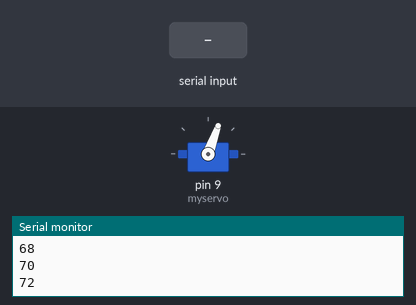
Bench run of a sketch on a simulated Arduino Uno, built with avr-gcc and run on an emulated ATmega328P. On the bench: servo, the last lines printed to the serial monitor. Inputs (shaded band) come from the test bench.

Above: at 0.4 s.
At 1.0 s:
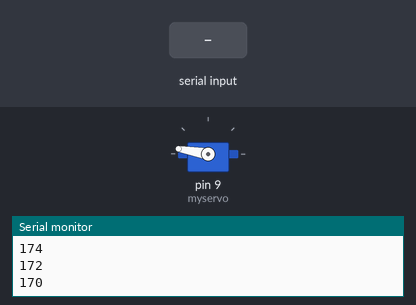
At 3.0 s:
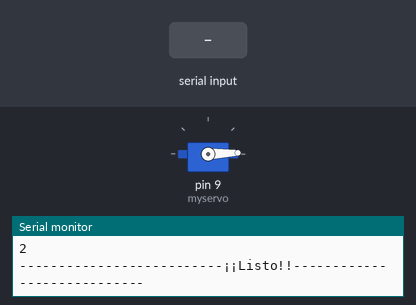
3.1 s: "hora 3;\n" received over Serial
Timing chart, 0 to 6.1 s (numbered marks = the images above; inputs shaded):
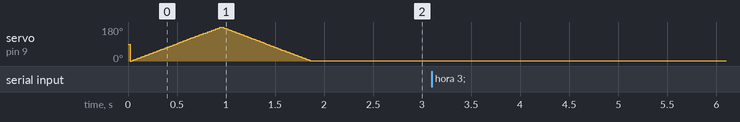

The sketch:

Servo.ino
```cpp
// Una vuela de loop son ANCHO_INTERVALO segundos
#define MULTIPLICADOR_ANCHO_INTERVALO 5 //Multiplica el ancho del intervalo para mejorar el ahorro de energia
#define ANCHO_INTERVALO            1200 //Ancho en milisegundos de la rodaja de tiempo
#define FRECUENCIA_ORDENES            2 //cada cuantas vueltas de loop atiende las ordenes via serie

#define MAX_VUELTAS  UINT16_MAX// 32767

//Includes generales
#include <TimeLib.h>  // download from: http://www.arduino.cc/playground/Code/Time
#include <Servo.h>

/*-----------------Variables comunes---------------*/
time_t anchoLoop= ANCHO_INTERVALO;//inicialmente desactivado el ahorro de energia
int debugGlobal=0; //por defecto desabilitado
uint16_t vuelta = MAX_VUELTAS-100;//0; //vueltas de loop

Servo myservo;  // crea el objeto servo

void setup()
  {
  Serial.begin(115200);
  anchoLoop=ANCHO_INTERVALO;

  //Ordenes serie
  Serial.println("Init Ordenes ----------------------------------------------------------------------");
  inicializaOrden();//Inicializa los buffers de recepcion de ordenes desde PC

  //Servo
  Serial.println("Init Servo ------------------------------------------------------------------------");
  myservo.attach(9);  // vincula el servo al pin digital 9

  for(int i=0;i<180;i+=2)
    {
    Serial.println(i);
    myservo.write(i);
    delay(10);
    }

  for(int i=180;i>0;i-=2)
    {
    myservo.write(i);
    Serial.println(i);
    delay(10);
    }

  Serial.println("--------------------------¡¡Listo!!----------------------------");
/*
  myservo.write(0);
  delay(200);
  myservo.write(180);
  delay(200);
  myservo.write(90);
  */
}


void  loop()
  {
  while(HayOrdenes(debugGlobal)) EjecutaOrdenes(debugGlobal); //Lee ordenes via serie
  }

void  loop_old()
  {
  //referencia horaria de entrada en el bucle
  time_t EntradaBucle=millis();//Hora de entrada en la rodaja de tiempo

  //------------- EJECUCION DE TAREAS --------------------------------------
  //Acciones a realizar en el bucle
  if ((vuelta % FRECUENCIA_ORDENES)==0) while(HayOrdenes(debugGlobal)) EjecutaOrdenes(debugGlobal); //Lee ordenes via serie
  //------------- FIN EJECUCION DE TAREAS ---------------------------------

  //sumo una vuelta de loop, si desborda inicializo vueltas a cero
  vuelta++;//sumo una vuelta de loop

  //Espero hasta el final de la rodaja de tiempo
  while(millis()<EntradaBucle+anchoLoop)//ANCHO_INTERVALO)
    {
    if(millis()<EntradaBucle) break; //cada 49 dias el contador de millis desborda
    //delayMicroseconds(1000);
    delay(1);
    }
  }
```

ordenes.ino
```cpp
/*
 * ordenes.ino
 *
 * Comandos para la actualizacion de la hora del reloj
 *
 * Permite la puesta en hora del reloj a traves de comandos enviados por el puesto
 * serie desde el PC.
 *
 * Para actualizar la hora <comado> <valor>; Ejemplo: "hora 3;"
 * Se pueden anidar: "hora 2;minuto 33;"
 *
 */

#define LONG_COMANDO 40
#define LONG_PARAMETRO 30
#define LONG_ORDEN 22 //Comando (espacio) Parametros (fin de cadena)
#define MAX_COMANDOS   35

#include <Time.h>

char ordenRecibida[LONG_ORDEN]="";
int lonOrden=0;

typedef struct
  {
  String comando;
  String descripcion;
  void (*p_func_comando) (int, char*, float)=NULL;
  }tipo_comando;
tipo_comando comandos[MAX_COMANDOS];

int HayOrdenes(int debug)
  {
  char inChar=0;

  while (Serial.available())
    {
    inChar=(char)Serial.read();
    switch (inChar)
      {
      case ';':
        //Recibido final de orden
        //if (debug) Serial.printf("Orden recibida: %s\n",ordenRecibida);
        return(1);
        break;
      default:
        //Nuevo caracter recibido. Añado y sigo esperando
        ordenRecibida[lonOrden++]=inChar;
        ordenRecibida[lonOrden]=0;
        break;
      }
    }
  return(0); //No ha llegado el final de orden
  }

int EjecutaOrdenes(int debug){
  String comando="";
  String parametros="";
  int iParametro=0;
  char sParametro[LONG_PARAMETRO]="";//LONG_PARAMETRO longitud maxmima del parametro
  float fParametro;
  int inicioParametro=0;

  if (debug)
    {
    Serial.print("Orden recibida: #");
    Serial.print(ordenRecibida);
    Serial.println("#");
    }

  for(int i=0;i<LONG_COMANDO;i++)
    {
    switch (ordenRecibida[i])
      {
      case ' ':
        //fin del comando, hay parametro
        inicioParametro=i+1;

        //Leo el parametro
        for (int j=0;j<LONG_ORDEN;j++)
          {  //Parsea la orden
          if(ordenRecibida[j+inicioParametro]==0)
            {
            strncpy(sParametro,ordenRecibida+inicioParametro,j+1);//copio el parametro como texto
            break;//j=LONG_ORDEN;//Cuando encuentro el final de la cadena
            }
          else iParametro=(iParametro*10)+(int)ordenRecibida[j+inicioParametro]-48; //hay que convertir de ASCII a decimal
          }
        fParametro=String(sParametro).toFloat();

        i=LONG_COMANDO;
        break;
      case 0:
        //fin de la orden. No hay parametro
        i=LONG_COMANDO;
        break;
      default:
        comando+=ordenRecibida[i];
        break;
      }
    }

  //Limpia las variables que3 recogen la orden
  lonOrden=0;
  ordenRecibida[0]=0;

  if (debug)
    {
    Serial.println("comando: ");
    Serial.print("#"); Serial.println(comando.c_str()); Serial.println("#");
    Serial.print("#"); Serial.print(comando);          Serial.println("#");
    Serial.println(iParametro);
    Serial.println(sParametro);
    Serial.println(fParametro);
    }

/**************Nueva funcion ***************************/
  int8_t indice=0;
  for(indice=0;indice<MAX_COMANDOS;indice++)
    {
    if (comandos[indice].comando==comando)
      {
      //Ejecuta la funcion asociada
      comandos[indice].p_func_comando(iParametro, sParametro, fParametro);
      return(0);
      }
    }

  //Si llega aqui es que no ha encontrado el comando
  Serial.println("Comando no encontrado");
  return(-1);//Comando no encontrado
/*******************************************************/
}

void limpiaOrden(void)
  {
  lonOrden=0;
  ordenRecibida[0]=0;
  }

void inicializaOrden(void)
  {
  int i =0;

  limpiaOrden();

  comandos[i].comando="help";
  comandos[i].descripcion="Listado de comandos";
  comandos[i++].p_func_comando=func_comando_help;

  comandos[i].comando="debug";
  comandos[i].descripcion="Activa/desactiva el modo debug";
  comandos[i++].p_func_comando=func_comando_debug;

  comandos[i].comando="go";
  comandos[i].descripcion="Ir a la posicion indicada go <posicion> 0<=posicion<=180";
  comandos[i++].p_func_comando=func_comando_go;

  //resto
  for(;i<MAX_COMANDOS;)
    {
    comandos[i].comando="vacio";
    comandos[i].descripcion="Comando vacio";
    comandos[i++].p_func_comando=func_comando_vacio;
    }

  func_comando_help(0,"",0.0);
  }


/*********************************************************************/
/*  Funciones para los comandos                                      */
/*  void (*p_func_comando) (int, char*, float)                       */
/*********************************************************************/
void func_comando_vacio(int iParametro, char* sParametro, float fParametro) //"vacio"
{}

void func_comando_help(int iParametro, char* sParametro, float fParametro) //"help"
  {
  Serial.println("\nComandos:");
  for(int8_t i=0;i<MAX_COMANDOS;i++)
  {
  if (comandos[i].comando!="vacio")
    {
    Serial.print("Comando ");
    Serial.print(i);
    Serial.print(" : ");
    Serial.println(comandos[i].comando.c_str());
    }
  }

  Serial.print("\n------------------------------------------------------------------------------\n");
  }

void func_comando_debug(int iParametro, char* sParametro, float fParametro)//"debug")
  {
  ++debugGlobal=debugGlobal % 2;
  if (debugGlobal) Serial.println("debugGlobal esta on");
  else Serial.println("debugGlobal esta off");
  }

void func_comando_go(int iParametro, char* sParametro, float fParametro) //"IP"
  {
  if(iParametro<0 || iParametro>180)   Serial.println("Valor de posicion no valido");
  else
    {
    myservo.write(iParametro);
    Serial.print("Go ");
    Serial.print(iParametro);
    Serial.println(" OK");
    }
  }
```
